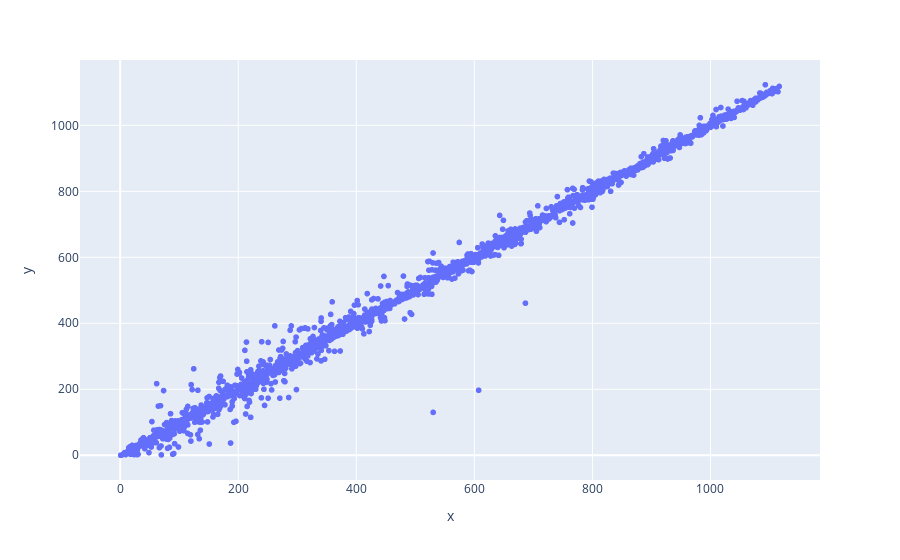

Notebook code for this chart:
### Code cell


### Figure 1 — Plotly figure (JSON) as saved in the notebook; plotly's stock layout.template omitted (floating-point values rounded to 4 significant figures; data arrays with more than 128 entries replaced by an {"elided": "..."} marker saying what was removed)
{"data": [{"hovertemplate": "x=%{x}<br>y=%{y}<extra></extra>", "legendgroup": "", "marker": {"color": "#636efa", "symbol": "circle"}, "mode": "markers", "name": "", "showlegend": false, "x": {"elided": "3013 float values"}, "xaxis": "x", "y": {"elided": "3013 int values"}, "yaxis": "y", "type": "scattergl"}], "layout": {"xaxis": {"anchor": "y", "domain": [0, 1], "title": {"text": "x"}}, "yaxis": {"anchor": "x", "domain": [0, 1], "title": {"text": "y"}}, "legend": {"tracegroupgap": 0}, "margin": {"t": 60}}}
